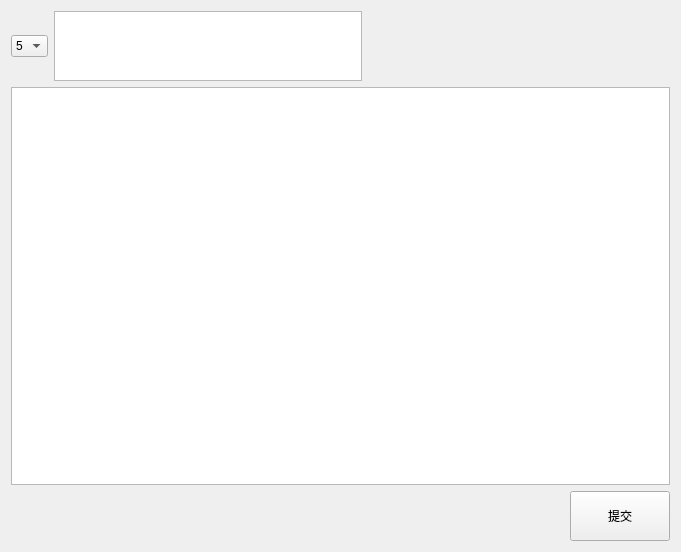
<?xml version="1.0" encoding="UTF-8"?>
<ui version="4.0">
 <class>RepairEvaluation</class>
 <widget class="QWidget" name="RepairEvaluation">
  <property name="geometry">
   <rect>
    <x>0</x>
    <y>0</y>
    <width>681</width>
    <height>552</height>
   </rect>
  </property>
  <property name="windowTitle">
   <string>Form</string>
  </property>
  <layout class="QGridLayout" name="gridLayout_2">
   <item row="0" column="0">
    <layout class="QGridLayout" name="gridLayout" rowstretch="1,6,0" rowminimumheight="0,0,0">
     <item row="2" column="1">
      <widget class="QPushButton" name="pushButton">
       <property name="sizePolicy">
        <sizepolicy hsizetype="Fixed" vsizetype="Fixed">
         <horstretch>0</horstretch>
         <verstretch>0</verstretch>
        </sizepolicy>
       </property>
       <property name="minimumSize">
        <size>
         <width>100</width>
         <height>50</height>
        </size>
       </property>
       <property name="maximumSize">
        <size>
         <width>100</width>
         <height>50</height>
        </size>
       </property>
       <property name="text">
        <string>提交</string>
       </property>
      </widget>
     </item>
     <item row="2" column="0">
      <spacer name="horizontalSpacer_2">
       <property name="orientation">
        <enum>Qt::Orientation::Horizontal</enum>
       </property>
       <property name="sizeHint" stdset="0">
        <size>
         <width>40</width>
         <height>20</height>
        </size>
       </property>
      </spacer>
     </item>
     <item row="1" column="0" colspan="2">
      <widget class="QTableView" name="tableView"/>
     </item>
     <item row="0" column="0" colspan="2">
      <layout class="QHBoxLayout" name="horizontalLayout">
       <item>
        <layout class="QVBoxLayout" name="verticalLayout">
         <item>
          <spacer name="verticalSpacer_2">
           <property name="orientation">
            <enum>Qt::Orientation::Vertical</enum>
           </property>
           <property name="sizeHint" stdset="0">
            <size>
             <width>20</width>
             <height>40</height>
            </size>
           </property>
          </spacer>
         </item>
         <item>
          <widget class="QComboBox" name="comboBox">
           <item>
            <property name="text">
             <string>5</string>
            </property>
           </item>
           <item>
            <property name="text">
             <string>4</string>
            </property>
           </item>
           <item>
            <property name="text">
             <string>3</string>
            </property>
           </item>
           <item>
            <property name="text">
             <string>2</string>
            </property>
           </item>
           <item>
            <property name="text">
             <string>1</string>
            </property>
           </item>
           <item>
            <property name="text">
             <string>0</string>
            </property>
           </item>
          </widget>
         </item>
         <item>
          <spacer name="verticalSpacer">
           <property name="orientation">
            <enum>Qt::Orientation::Vertical</enum>
           </property>
           <property name="sizeHint" stdset="0">
            <size>
             <width>20</width>
             <height>40</height>
            </size>
           </property>
          </spacer>
         </item>
        </layout>
       </item>
       <item>
        <widget class="QTextEdit" name="textEdit">
         <property name="html">
          <string>&lt;!DOCTYPE HTML PUBLIC &quot;-//W3C//DTD HTML 4.0//EN&quot; &quot;http://www.w3.org/TR/REC-html40/strict.dtd&quot;&gt;
&lt;html&gt;&lt;head&gt;&lt;meta name=&quot;qrichtext&quot; content=&quot;1&quot; /&gt;&lt;meta charset=&quot;utf-8&quot; /&gt;&lt;style type=&quot;text/css&quot;&gt;
p, li { white-space: pre-wrap; }
hr { height: 1px; border-width: 0; }
li.unchecked::marker { content: &quot;\2610&quot;; }
li.checked::marker { content: &quot;\2612&quot;; }
&lt;/style&gt;&lt;/head&gt;&lt;body style=&quot; font-family:'Microsoft YaHei UI'; font-size:9pt; font-weight:400; font-style:normal;&quot;&gt;
&lt;p align=&quot;center&quot; style=&quot;-qt-paragraph-type:empty; margin-top:0px; margin-bottom:0px; margin-left:0px; margin-right:0px; -qt-block-indent:0; text-indent:0px;&quot;&gt;&lt;br /&gt;&lt;/p&gt;&lt;/body&gt;&lt;/html&gt;</string>
         </property>
        </widget>
       </item>
       <item>
        <spacer name="horizontalSpacer">
         <property name="orientation">
          <enum>Qt::Orientation::Horizontal</enum>
         </property>
         <property name="sizeHint" stdset="0">
          <size>
           <width>40</width>
           <height>20</height>
          </size>
         </property>
        </spacer>
       </item>
      </layout>
     </item>
    </layout>
   </item>
  </layout>
 </widget>
 <resources/>
 <connections/>
</ui>
